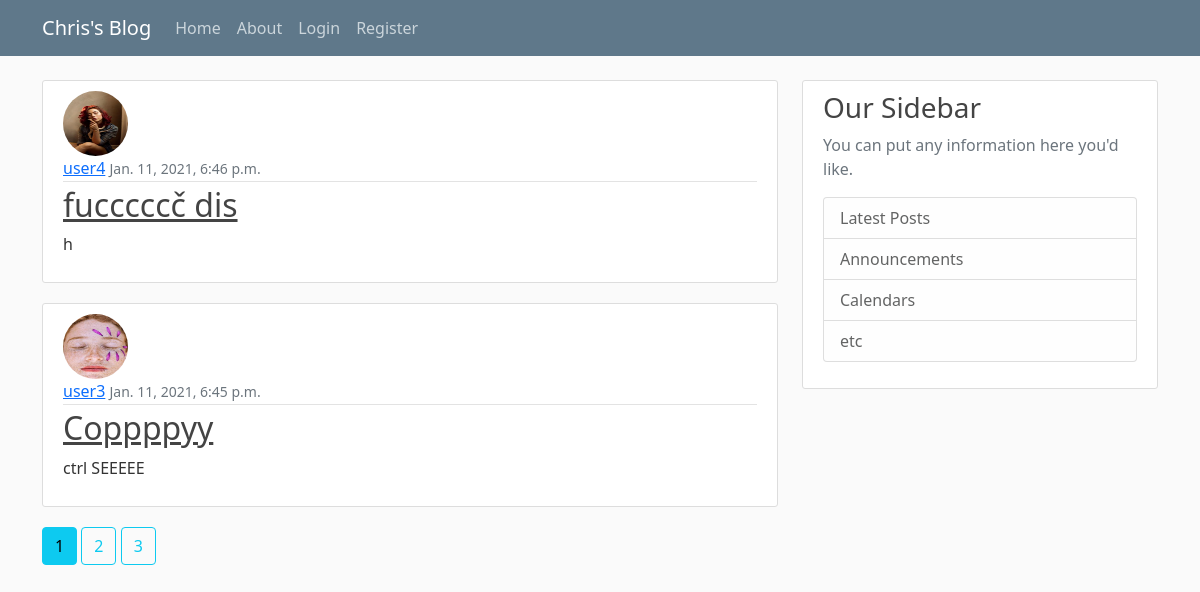
Before: / with the older database file.
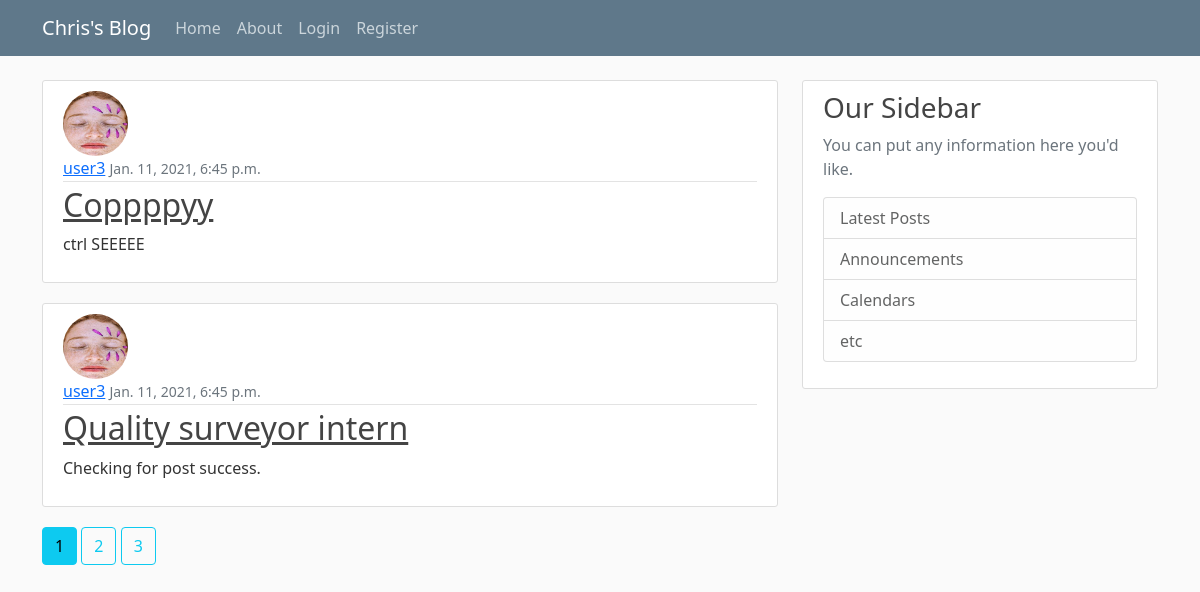
After: the same page with the newer database file.
### blog/models.py (models this page shows, shortened)
class Post(models.Model):
    title  = models.CharField(max_length=100)
    content = models.TextField()
    date_posted = models.DateTimeField(default=timezone.now)
    author = models.ForeignKey(User, on_delete=models.CASCADE)

### users/models.py (models this page shows, shortened)
class Profile(models.Model):
    user = models.OneToOneField(User, on_delete=models.CASCADE)
    image = models.ImageField(default='--default.jpg', upload_to='profile_pics')

### blog/views.py (the view)
# urls.py: path('', PostListView.as_view(), name='blog-home'),
class PostListView(ListView):
    model = Post
    template_name = 'blog/home.html' #---<app>/<model>_<viewtype>.html
    context_object_name = 'posts'
    ordering = ['-date_posted']
    paginate_by = 2

### blog/templates/blog/Home.html (shortened to what this page needs)
{% extends "blog/base.html" %}
{% block content %}
       {%for post  in posts%}
       <article class="media content-section">
         <img class="rounded-circle article-img" src="{{ post.author.profile.image.url }}">
        <div class="media-body">
          <div class="article-metadata">
            <a class="mr-2" href="#">{{ post.author }}</a>
            <small class="text-muted">{{ post.date_posted }}</small>
          </div>
          <h2><a class="article-title" href="{% url 'post-detail' post.id %}">{{ post.title }}</a></h2>
          <p class="article-content">{{ post.content }}</p>
        </div>
      </article>
       {%endfor%}
       {% if is_paginated %}
          {% for num in page_obj.paginator.page_range %}
          {% if page_obj.number == num %}
          <a class="btn btn-info mb-4" href="?page={{ num }}">{{ num }}</a>
          {% elif num > page_obj.number|add:'-3' and num < page_obj.number|add:'3' %}
            <a class="btn btn-outline-info mb-4" href="?page={{ num }}">{{ num }}</a>
          {% endif %}
          {% endfor %}
       {% endif %}
  {% endblock content%}

### blog/templates/blog/base.html (shortened to what this page needs)
{% load static %}
<!DOCTYPE html>
<html>
    <head>
    <link href="https://cdn.jsdelivr.net/npm/bootstrap@5.0.0-beta1/dist/css/bootstrap.min.css" rel="stylesheet">
    <LINK REL="stylesheet" type="text/css" href="{% static 'blog/main.css' %}"/>
    </head>
    <body>
        <header class="site-header">
            <nav class="navbar navbar-expand-md navbar-dark bg-steel fixed-top">
              <div class="container">
                <a class="navbar-brand mr-4" href="/">Chris's Blog</a>
                <div class="collapse navbar-collapse" id="navbarToggle">
                  <div class="navbar-nav mr-auto">
                    <a class="nav-item nav-link" href="{% url 'blog-home' %}">Home</a>
                    <a class="nav-item nav-link" href="{% url 'blog-about' %}">About</a>
                  </div>
                  <div class="navbar-nav">
                    {% if user.is_authenticated %}
                    <a class="nav-item nav-link" href="{% url 'profile' %}">Profile</a>
                    <a class="nav-item nav-link" href="{% url 'post-create' %}">New Post</a>
                    <a class="nav-item nav-link" href="{% url 'logout' %}">logout</a>
                    {% else %}
                    <a class="nav-item nav-link" href="{% url 'login' %}">Login</a>
                    <a class="nav-item nav-link" href="{% url 'register' %}">Register</a>
                    {% endif %}
                  </div>
                </div>
              </div>
            </nav>
          </header>
          <main role="main" class="container">
            <div class="row">
              <div class="col-md-8">
                {% block content %}{% endblock %}
              </div>
              <div class="col-md-4">
                <div class="content-section">
                  <h3>Our Sidebar</h3>
                  <p class='text-muted'>You can put any information here you'd like.
                    <ul class="list-group">
                      <li class="list-group-item list-group-item-light">Latest Posts</li>
                      <li class="list-group-item list-group-item-light">Announcements</li>
                      <li class="list-group-item list-group-item-light">Calendars</li>
                      <li class="list-group-item list-group-item-light">etc</li>
                    </ul>
                  </p>
                </div>
              </div>
            </div>
          </main>
    </body>
</html>

### blog/static/blog/main.css (style rules this page uses)
body { background: #fafafa; color: #333333; margin-top: 5rem; }
h1, h2, h3, h4, h5, h6 { color: #444444; }
ul { margin: 0; }
.bg-steel { background-color: #5f788a; }
.site-header .navbar-nav .nav-link { color: #cbd5db; }
.content-section { background: #ffffff; padding: 10px 20px; border: 1px solid #dddddd; border-radius: 3px; margin-bottom: 20px; }
.article-title { color: #444444; }
.article-content { white-space: pre-line; }
.article-img { height: 65px; width: 65px; margin-right: 16px; }
.article-metadata { padding-bottom: 1px; margin-bottom: 4px; border-bottom: 1px solid #e3e3e3 }

Changed rows visible on the page:
removed Post: author.profile.image (picture), author "user4", date_posted "Jan. 11, 2021, 6:46 p.m.", title "fucccccč dis", content "h"
now on this page (row unchanged): Post: author.profile.image (placeholder picture), author "user3", date_posted "Jan. 11, 2021, 6:45 p.m.", title "Quality surveyor intern", content "Checking for post success."
